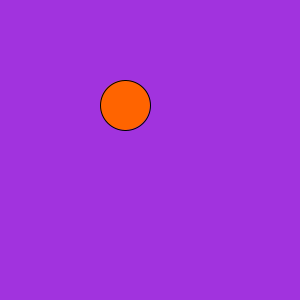
Frame 1 (no input)
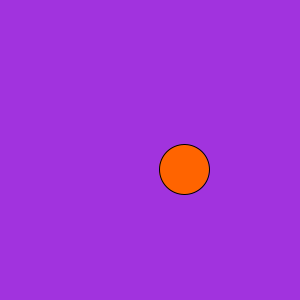
Frame 60 (the mouse pressed at the canvas centre just before this capture)
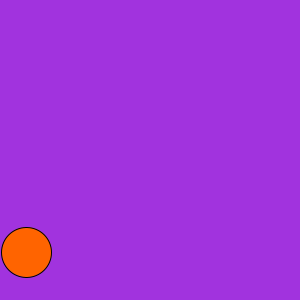
Frame 120 (the mouse held since frame 60 and released just before this capture)

The Processing sketch that drew these frames (run headless with seeded random() and noise(); from frame 60 on, the mouse is pressed at the canvas centre):

// Processing sketch: processing_175678
// ── processing_175678.pde

// set variables for ball position and size
 
float x = 100;
float y = 80;
float w = 50;
float h = 50;
 
// and speed in both the x and y axes
 
float speedX = 1;
float speedY = 0;
 
 
void setup() {
 
  size(300, 300);
  
  
  smooth();
 
  // change the mode we draw circles so they are
  // aligned in the top left
  ellipseMode(CORNER);
 
}
 
void draw() {
   
  //clear the background and set the fill colour
  background(#A133DE);
  fill(255, 100, 0);
 
  // draw the circle in its current position
  ellipse(x, y, w, h);
 
  // add gravity to the Y speed
  speedY = speedY + 0.5;
 
  // add the speed to the position
  x = x + speedX;
  y = y + speedY;
 
  // if we're off the left or off the right, reverse the speed
  if ((x > width - w) || (x <= 0)) {
    speedX = -speedX;
  }
 
  // if we've hit the floor...
  if (y > height - h) {
    // set the position to be on the floor
    y = height - h;
    // and make the y speed 90% of what it was,
    // but in the opposite direction
    speedY = speedY * -0.9;
  }
  else if (y <= 0) {
    // if the ball is off the top,
    // make it bounce off
    speedY = -speedY;
  }
}
 
void mousePressed() {
  // when the mouse is pressed, give the ball
  // a random velocity
 
  speedX = random(-20, 20);     
  speedY = -30;

fill(#F71E1E);
  rect(mouseX,mouseY,200,200);
}
